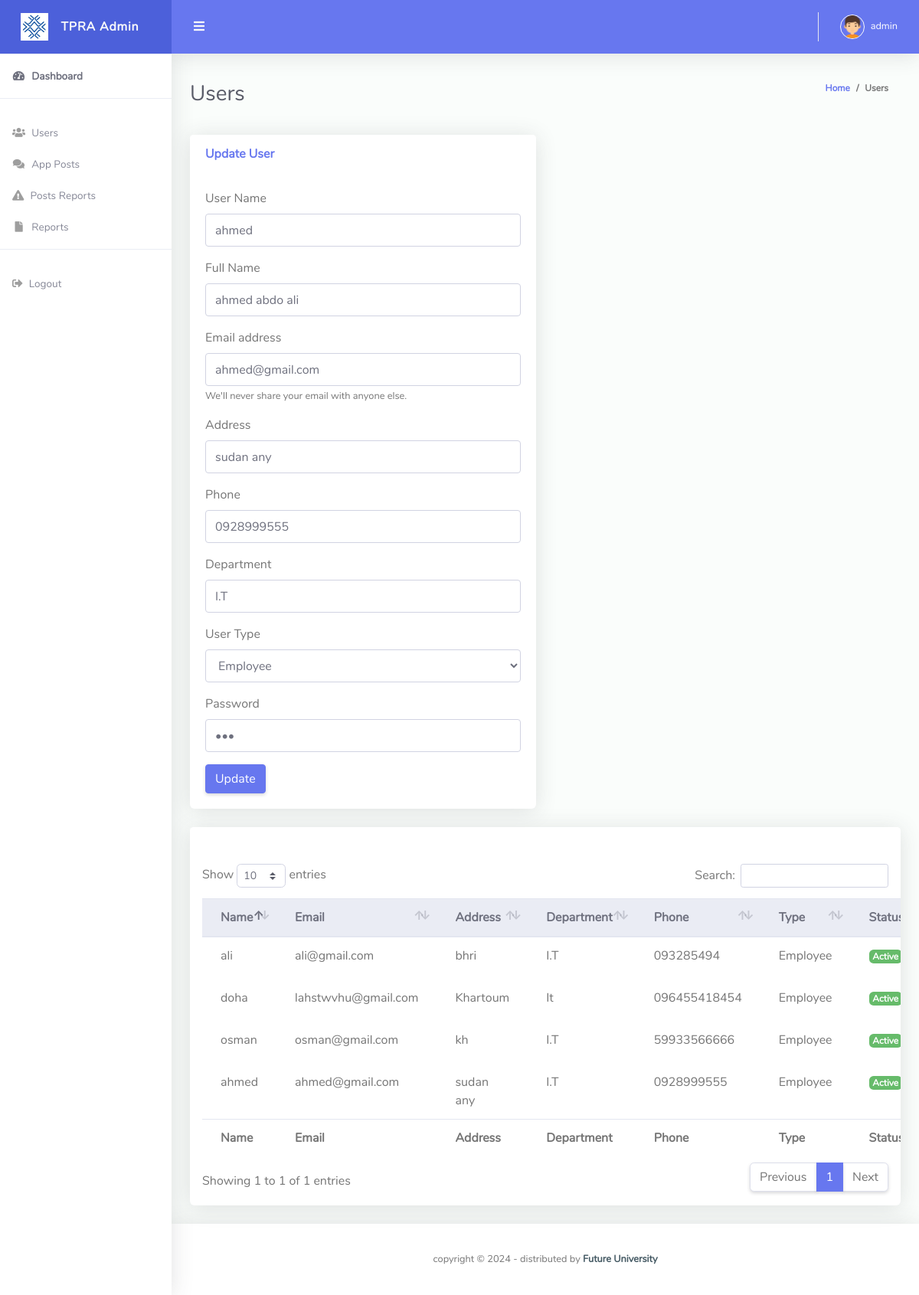
The app's page /manage_user.php?edit_id=2&action=edit (signed in) with its own data.
### tables this page shows
CREATE TABLE `users` (
  `user_id` int(11) NOT NULL,
  `user_name` varchar(255) NOT NULL,
  `full_name` varchar(255) NOT NULL,
  `email` varchar(255) NOT NULL,
  `address` varchar(255) NOT NULL,
  `department` varchar(255) DEFAULT NULL,
  `phone` varchar(255) NOT NULL,
  `password` varchar(255) NOT NULL,
  `user_type` int(11) NOT NULL DEFAULT 0,
  `status` int(11) NOT NULL DEFAULT 1 COMMENT '0 : active\r\n1 :non-active',
  `user_del` int(11) NOT NULL DEFAULT 0 COMMENT '0 : not delete\r\n1 : deleted',
  `user_image` varchar(255) DEFAULT NULL,
  `added_date` timestamp NOT NULL DEFAULT current_timestamp()
);

### include/function.php (called while the page is built, shortened)
<?php
global $conn;
  function Get_users(){
	global $conn ;
   $sql = "SELECT * FROM `users` WHERE user_type = 0 and `user_del`  = 0 order by user_id DESC";
   if($query = mysqli_query($conn,$sql))
	{
	return $query;
	}
   else
	{
	echo $sql;die;
	}
  }
    function User_detils($user_id){
	global $conn;
	 $sql = "SELECT * FROM `users` where user_id = $user_id and  user_del = 0";
	if($query = mysqli_query($conn,$sql))
		{
		$res  = mysqli_fetch_array($query);
		return $res;
		}
	else
		{
		echo $sql;die;
		}
	}

### manage_user.php (the view, shortened to what this page needs)
<?php include("include/header.php"); ?>
        <div class="container-fluid" id="container-wrapper">
          <div class="d-sm-flex align-items-center justify-content-between mb-4">
            <h1 class="h3 mb-0 text-gray-800">Users</h1>
            <ol class="breadcrumb">
              <li class="breadcrumb-item"><a href="index.php">Home</a></li>
              <li class="breadcrumb-item">Users</li>
            </ol>
          </div>
<?php
if(isset($_GET['edit_id']) && isset($_GET['action']) == 'edit'){
  $user_id = $_GET['edit_id'];
  $user_detils = User_detils($user_id);
}
?>
          <div class="row">
            <div class="col-lg-6">
            <div class="card mb-4">
                <div class="card-header py-3 d-flex flex-row align-items-center justify-content-between">
                <?php if(isset($user_detils)){?>
                  <h6 class="m-0 font-weight-bold text-primary">Update User</h6>
                  <?php }else{ ?>
                    <h6 class="m-0 font-weight-bold text-primary">Add User</h6>
                    <?php } ?>
                </div>
                <div class="card-body">
                  <form action="manage_user.php" method="POST">
                  <div class="form-group">
                      <label for="">User Name</label>
                      <input type="text" class="form-control" name="user_name" required="required" id="exampleInputname" placeholder="Enter User Name" value="<?php if(isset($user_detils))echo $user_detils['user_name'];else echo ""; ?>">
                    </div>
                    <div class="form-group">
                      <label for="">Full Name</label>
                      <input type="text" class="form-control" id="exampleInputname" name="full_name" required="required" placeholder="Enter full Name" value="<?php if(isset($user_detils))echo $user_detils['full_name'];else echo ""; ?>">
                    </div>
                    <div class="form-group">
                      <label for="exampleInputEmail1">Email address</label>
                      <input type="email" class="form-control" id="exampleInputEmail1" name="email" required="required" aria-describedby="emailHelp"
                        placeholder="Enter email" value="<?php if(isset($user_detils))echo $user_detils['email'];else echo ""; ?>">
                      <small id="emailHelp" class="form-text text-muted">We'll never share your
                        email with anyone else.</small>
                    </div>
                    <div class="form-group">
                      <label for="">Address</label>
                      <input type="text" class="form-control" id="exampleInputname" name="address" required="required" placeholder="Enter Address" value="<?php if(isset($user_detils))echo $user_detils['address'];else echo ""; ?>">
                    </div>
                    <div class="form-group">
                      <label for="">Phone</label>
                      <input type="number" class="form-control" id="exampleInputname" name="phone" required="required" placeholder="Enter Phone No" value="<?php if(isset($user_detils))echo $user_detils['phone'];else echo ""; ?>">
                    </div>
                    <div class="form-group">
                      <label for="">Department</label>
                      <input type="text" class="form-control" name="department" required="required" id="exampleInputname" placeholder="Enter Department" value="<?php if(isset($user_detils))echo $user_detils['department'];else echo ""; ?>">
                    </div>
                    <div class="form-group">
                      <label for="">User Type</label>
                      <select class="form-control" required = "required" name="type" id="exampleInputname">
                      <?php if(isset($user_detils)){    ?>
                        <option value="<?php echo  $user_detils['user_type'];   ?>">  <?php  if($user_detils['user_type']==1)echo 'Admin';else echo "Employee";   ?> </option>
                        <?php }else{ ?>
                        <option>--Select Type--</option>
                        <?php } ?>
                      </select>
                    </div>
                    <div class="form-group">
                      <label for="">Password</label>
                      <input type="password" class="form-control" name="password" required="required" id="exampleInputname" placeholder="Enter Password" value="<?php if(isset($user_detils))echo $user_detils['password'];else echo ""; ?>">
                    </div>
                    <?php if(isset($user_detils)){?>
                    <button name="update" type="submit" class="btn btn-primary">Update</button>
                      <?php }else{ ?>
                    <button name="register" type="submit" class="btn btn-primary">Save</button>
                    <button  type="reset" class="btn btn-dark">Reset</button>
                    <?php }?>
                  </form>
                </div>
              </div>
              </div>
            <div class="col-lg-12">
              <div class="card mb-4">
                <div class="card-header py-3 d-flex flex-row align-items-center justify-content-between">
                </div>
                <div class="table-responsive p-3">
                  <table class="table align-items-center table-flush table-hover" id="dataTableHover">
                    <thead class="thead-light">
                      <tr>
                        <th>Name</th>
                        <th>Email</th>
                        <th>Address</th>
                        <th>Department</th>
                        <th>Phone</th>
                        <th>Type</th>
                        <th>Status</th>
                      </tr>
                    </thead>
                    <tfoot>
                      <tr>
                      <th>Name</th>
                        <th>Email</th>
                        <th>Address</th>
                        <th>Department</th>
                        <th>Phone</th>
                        <th>Type</th>
                        <th>Status</th>
                      </tr>
                    </tfoot>
                    <?php
                    $get_users = Get_users();
                    if(mysqli_num_rows($get_users)>0){
                    while ($rows = mysqli_fetch_array($get_users)) {
                    ?>
                    <tbody>
                      <tr>
                        <td><?php echo $rows['user_name'];   ?></td>
                        <td><?php echo $rows['email'];   ?></td>
                        <td><?php echo $rows['address'];   ?></td>
                        <td><?php echo $rows['department'];   ?></td>
                        <td><?php echo $rows['phone'];   ?></td>
                        <td><?php  if($rows['user_type']==1)echo 'Admin';else echo "Employee";   ?></td>
                        <td>
                          <?php
                           if($rows['status']==0){
                            ?>
                          <a href="manage_user.php?disactive_id=<?php echo $rows['user_id']; ?>&action=disactive" title="Non-active" class="badge badge-success">Active</a>
                           <?php }else{ ?>
                            <a href="manage_user.php?active_id=<?php echo $rows['user_id']; ?>&action=active" title="Activate" class="badge badge-danger">Not Active</a>
                           <?php } ?>
                        </td>
                      </tr>
                     <?php }
                     }else{
                     }
                     ?>
                    </tbody>
                  </table>
                </div>
              </div>
            </div>
          </div>
          <?php include("include/footer.php"); ?>

### records on screen
users: user_name "ahmed", full_name "ahmed abdo ali", email "ahmed@gmail.com", address "sudan any", phone "0928999555", department "I.T", type "Employee"
users: user_name "ali", email "ali@gmail.com", address "bhri", department "I.T", phone "093285494", user_type "Employee"
users: user_name "doha", email "lahstwvhu@gmail.com", address "Khartoum", department "It", phone "096455418454", user_type "Employee"
users: user_name "osman", email "osman@gmail.com", address "kh", department "I.T", phone "59933566666", user_type "Employee"

### other values on screen
$_SESSION['user_name'] "admin"
